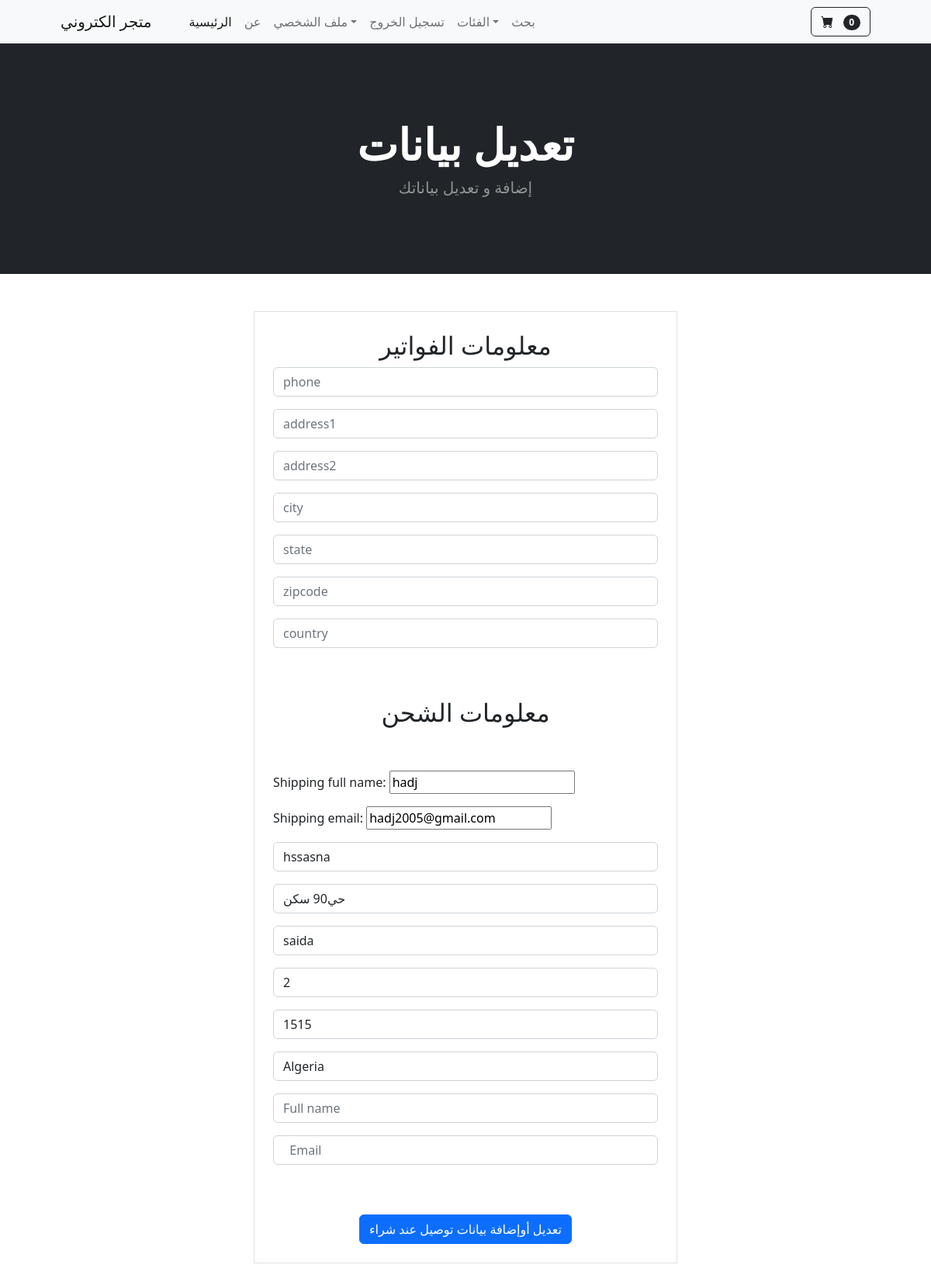
/update_info/ (signed in), run on the app's committed database.
### store/models.py (models this page shows, shortened)
class Profile(models.Model):
    user = models.OneToOneField(User, on_delete=models.CASCADE)
    date_modified = models.DateTimeField(User, auto_now=True)
    phone = models.CharField(max_length=20, blank=True)
    address1 = models.CharField(max_length=200, blank=True)
    address2 = models.CharField(max_length=200, blank=True)
    city = models.CharField(max_length=200, blank=True)
    state = models.CharField(max_length=200, blank=True)
    zipcode = models.CharField(max_length=15, blank=True)
    country = models.CharField(max_length=40, blank=True)
    cart_old = models.CharField(max_length=100, blank=True, null=True)

### payment/models.py (models this page shows, shortened)
class ShippingAddress(models.Model):
    user = models.ForeignKey(User, on_delete=models.CASCADE,null=True ,blank=True)
    shipping_full_name = models.CharField(max_length=100)
    shipping_email = models.EmailField(max_length=50)
    shipping_address1 = models.CharField(max_length=200)
    shipping_address2 = models.CharField(max_length=200)
    shipping_city = models.CharField(max_length=100)
    shipping_state = models.CharField(max_length=100,)
    shipping_zipcode = models.CharField(max_length=6, null=True, blank=True)
    shipping_country = models.CharField(max_length=200)
    class Meta:
        verbose_name_plural = "Shipping Address"

### store/views.py (the view)
# urls.py: path('update_info/', views.update_info, name='update_info'),
def update_info(request):
    if request.user.is_authenticated:
        current_info = Profile.objects.get(user__id=request.user.id)
        shipping_user = ShippingAddress.objects.get(user__id=request.user.id)
        form = UserInfoForm(request.POST or None, instance=current_info)
        shipping_form = ShippingForm(request.POST or None, instance=shipping_user)
        if form.is_valid() or shipping_form.is_valid():
            form.save()
            shipping_form.save()
            messages.success(request, ('تمت إضافة و تعديل جميع بياناتك '))
            return redirect('home')
        return render(request, 'update_info.html',{'form':form, 'shipping_form':shipping_form})
    else:
        messages.success(request, ('هناك خطأفي أضافة أو تعديل بيانات توصيل عند الشراء يرجى إعادة المحاولة'))
        return redirect('home')

### store/forms.py
class UserInfoForm(forms.ModelForm):
	phone = forms.CharField(label="", widget=forms.TextInput(attrs={'class':'form-control','placeholder': 'phone'}),required=False)
	address1 = forms.CharField(label="",widget=forms.TextInput(attrs={'class':'form-control','placeholder':'address1'}),required=False)
	address2 = forms.CharField(label="", widget=forms.TextInput(attrs={'class':'form-control','placeholder': 'address2'}),required=False)
	city = forms.CharField(label="",widget=forms.TextInput(attrs={'class':'form-control','placeholder':'city'}),required=False)
	state = forms.CharField(label="", widget=forms.TextInput(attrs={'class':'form-control','placeholder':'state'}),required=False)
	zipcode = forms.CharField(label="",widget=forms.TextInput(attrs={'class':'form-control','placeholder':'zipcode'}),required=False)
	country = forms.CharField(label="",widget=forms.TextInput(attrs={'class':'form-control', 'placeholder':'country'}),required=False)
	class Meta:
		model = Profile
		fields = ['phone','address1','address2','city', 'state','zipcode','country']

### cart/cart.py (called while the page is built)
    def __len__(self):
        return len(self.cart)

### cart/context_processors.py (called while the page is built)
def cart(request):
    return {'cart':Cart(request)}

### store/templates/update_info.html (shortened to what this page needs)
{% extends 'base.html' %}
{% load static %}
{% block content %}
{% load crispy_forms_tags %}
<header class="bg-dark py-5">
    <div class="container px-4 px-lg-5 my-5">
        <div class="text-center text-white">
            <h1 class="display-4 fw-bolder"> تعديل بيانات  </h1>
            <p class="lead fw-normal text-white-50 mb-0">  إضافة و تعديل بياناتك  </p>
        </div>
    </div>
</header>
<br>
<br>
<div class="container">
    <div class="row">
        <div class="col-md-6 offset-md-3 ">
            <div class="border p-4 mb-4">
                <center>
                <h2>  معلومات الفواتير </h2>
                </center>
                <form method="POST" action="{% url 'update_info' %}">
                    {{ form.as_p }}
                    <br><br>
                    <center><h2>معلومات الشحن</h2></center>
                    <br><br>
                    {{shipping_form.as_p}}
                    <br><br>
                    <center>
                    <button type="submit" class="btn btn-primary">تعديل أوإضافة بيانات توصيل عند شراء  </button>
                    </center>
                </form>
            </div>
        </div>
    </div>
</div>
{% endblock %}

### data on the page
ShippingAddress: shipping_full_name "hadj", shipping_email "hadj2005@gmail.com", shipping_address1 "hssasna", shipping_address2 "حي90 سكن", shipping_city "saida", shipping_state "2", shipping_zipcode "1515", shipping_country "Algeria"

### other printed values
{{ cart|length }} "0"
